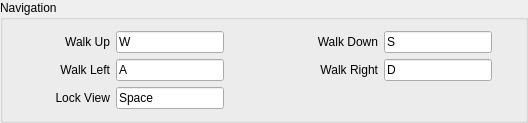
                 <widget class="QGroupBox" name="gBx_Navigation">
                  <property name="title">
                   <string>Navigation</string>
                  </property>
                  <layout class="QGridLayout" name="gridLayout_32">
                   <item row="4" column="7">
                    <widget class="QPushButton" name="Btn_WalkRight_Reset">
                     <property name="maximumSize">
                      <size>
                       <width>16</width>
                       <height>16</height>
                      </size>
                     </property>
                     <property name="text">
                      <string/>
                     </property>
                     <property name="icon">
                      <iconset resource="resources.qrc">
                       <normaloff>:/Images/Reset_Icon_16px</normaloff>:/Images/Reset_Icon_16px</iconset>
                     </property>
                     <property name="flat">
                      <bool>true</bool>
                     </property>
                    </widget>
                   </item>
                   <item row="3" column="7">
                    <widget class="QPushButton" name="Btn_WalkDown_Reset">
                     <property name="maximumSize">
                      <size>
                       <width>16</width>
                       <height>16</height>
                      </size>
                     </property>
                     <property name="text">
                      <string/>
                     </property>
                     <property name="icon">
                      <iconset resource="resources.qrc">
                       <normaloff>:/Images/Reset_Icon_16px</normaloff>:/Images/Reset_Icon_16px</iconset>
                     </property>
                     <property name="flat">
                      <bool>true</bool>
                     </property>
                    </widget>
                   </item>
                   <item row="3" column="3">
                    <widget class="QPushButton" name="Btn_WalkUp_Reset">
                     <property name="maximumSize">
                      <size>
                       <width>16</width>
                       <height>16</height>
                      </size>
                     </property>
                     <property name="text">
                      <string/>
                     </property>
                     <property name="icon">
                      <iconset resource="resources.qrc">
                       <normaloff>:/Images/Reset_Icon_16px</normaloff>:/Images/Reset_Icon_16px</iconset>
                     </property>
                     <property name="flat">
                      <bool>true</bool>
                     </property>
                    </widget>
                   </item>
                   <item row="3" column="6">
                    <widget class="QKeySequenceEdit" name="kSE_WalkDown">
                     <property name="maximumSize">
                      <size>
                       <width>128</width>
                       <height>16777215</height>
                      </size>
                     </property>
                     <property name="keySequence">
                      <string>S</string>
                     </property>
                    </widget>
                   </item>
                   <item row="5" column="0">
                    <spacer name="hSp_LockView">
                     <property name="orientation">
                      <enum>Qt::Horizontal</enum>
                     </property>
                     <property name="sizeType">
                      <enum>QSizePolicy::Expanding</enum>
                     </property>
                     <property name="sizeHint" stdset="0">
                      <size>
                       <width>15</width>
                       <height>20</height>
                      </size>
                     </property>
                    </spacer>
                   </item>
                   <item row="4" column="1">
                    <widget class="QLabel" name="lbl_WalkLeft">
                     <property name="text">
                      <string>Walk Left</string>
                     </property>
                     <property name="alignment">
                      <set>Qt::AlignRight|Qt::AlignTrailing|Qt::AlignVCenter</set>
                     </property>
                    </widget>
                   </item>
                   <item row="5" column="3">
                    <widget class="QPushButton" name="Btn_LockView_Reset">
                     <property name="maximumSize">
                      <size>
                       <width>16</width>
                       <height>16</height>
                      </size>
                     </property>
                     <property name="text">
                      <string/>
                     </property>
                     <property name="icon">
                      <iconset resource="resources.qrc">
                       <normaloff>:/Images/Reset_Icon_16px</normaloff>:/Images/Reset_Icon_16px</iconset>
                     </property>
                     <property name="flat">
                      <bool>true</bool>
                     </property>
                    </widget>
                   </item>
                   <item row="3" column="2">
                    <widget class="QKeySequenceEdit" name="kSE_WalkUp">
                     <property name="maximumSize">
                      <size>
                       <width>128</width>
                       <height>16777215</height>
                      </size>
                     </property>
                     <property name="keySequence">
                      <string>W</string>
                     </property>
                    </widget>
                   </item>
                   <item row="4" column="3">
                    <widget class="QPushButton" name="Btn_WalkLeft_Reset">
                     <property name="maximumSize">
                      <size>
                       <width>16</width>
                       <height>16</height>
                      </size>
                     </property>
                     <property name="text">
                      <string/>
                     </property>
                     <property name="icon">
                      <iconset resource="resources.qrc">
                       <normaloff>:/Images/Reset_Icon_16px</normaloff>:/Images/Reset_Icon_16px</iconset>
                     </property>
                     <property name="flat">
                      <bool>true</bool>
                     </property>
                    </widget>
                   </item>
                   <item row="3" column="1">
                    <widget class="QLabel" name="lbl_WalkUp">
                     <property name="minimumSize">
                      <size>
                       <width>81</width>
                       <height>0</height>
                      </size>
                     </property>
                     <property name="maximumSize">
                      <size>
                       <width>81</width>
                       <height>16777215</height>
                      </size>
                     </property>
                     <property name="text">
                      <string>Walk Up</string>
                     </property>
                     <property name="alignment">
                      <set>Qt::AlignRight|Qt::AlignTrailing|Qt::AlignVCenter</set>
                     </property>
                    </widget>
                   </item>
                   <item row="4" column="5">
                    <widget class="QLabel" name="lbl_WalkRight">
                     <property name="sizePolicy">
                      <sizepolicy hsizetype="Fixed" vsizetype="Preferred">
                       <horstretch>0</horstretch>
                       <verstretch>0</verstretch>
                      </sizepolicy>
                     </property>
                     <property name="minimumSize">
                      <size>
                       <width>111</width>
                       <height>0</height>
                      </size>
                     </property>
                     <property name="text">
                      <string>Walk Right</string>
                     </property>
                     <property name="alignment">
                      <set>Qt::AlignRight|Qt::AlignTrailing|Qt::AlignVCenter</set>
                     </property>
                    </widget>
                   </item>
                   <item row="3" column="0">
                    <spacer name="hSp_WalkUp">
                     <property name="orientation">
                      <enum>Qt::Horizontal</enum>
                     </property>
                     <property name="sizeType">
                      <enum>QSizePolicy::Expanding</enum>
                     </property>
                     <property name="sizeHint" stdset="0">
                      <size>
                       <width>15</width>
                       <height>20</height>
                      </size>
                     </property>
                    </spacer>
                   </item>
                   <item row="3" column="5">
                    <widget class="QLabel" name="lbl_WalkDown">
                     <property name="sizePolicy">
                      <sizepolicy hsizetype="Fixed" vsizetype="Preferred">
                       <horstretch>0</horstretch>
                       <verstretch>0</verstretch>
                      </sizepolicy>
                     </property>
                     <property name="minimumSize">
                      <size>
                       <width>111</width>
                       <height>0</height>
                      </size>
                     </property>
                     <property name="maximumSize">
                      <size>
                       <width>111</width>
                       <height>16777215</height>
                      </size>
                     </property>
                     <property name="text">
                      <string>Walk Down</string>
                     </property>
                     <property name="alignment">
                      <set>Qt::AlignRight|Qt::AlignTrailing|Qt::AlignVCenter</set>
                     </property>
                    </widget>
                   </item>
                   <item row="4" column="2">
                    <widget class="QKeySequenceEdit" name="kSE_WalkLeft">
                     <property name="maximumSize">
                      <size>
                       <width>128</width>
                       <height>16777215</height>
                      </size>
                     </property>
                     <property name="keySequence">
                      <string>A</string>
                     </property>
                    </widget>
                   </item>
                   <item row="5" column="1">
                    <widget class="QLabel" name="lbl_LockView">
                     <property name="text">
                      <string>Lock View</string>
                     </property>
                     <property name="alignment">
                      <set>Qt::AlignRight|Qt::AlignTrailing|Qt::AlignVCenter</set>
                     </property>
                    </widget>
                   </item>
                   <item row="4" column="6">
                    <widget class="QKeySequenceEdit" name="kSE_WalkRight">
                     <property name="sizePolicy">
                      <sizepolicy hsizetype="Expanding" vsizetype="Fixed">
                       <horstretch>0</horstretch>
                       <verstretch>0</verstretch>
                      </sizepolicy>
                     </property>
                     <property name="maximumSize">
                      <size>
                       <width>128</width>
                       <height>16777215</height>
                      </size>
                     </property>
                     <property name="keySequence">
                      <string>D</string>
                     </property>
                    </widget>
                   </item>
                   <item row="3" column="4">
                    <spacer name="hSp_WalkDown">
                     <property name="orientation">
                      <enum>Qt::Horizontal</enum>
                     </property>
                     <property name="sizeType">
                      <enum>QSizePolicy::Expanding</enum>
                     </property>
                     <property name="sizeHint" stdset="0">
                      <size>
                       <width>15</width>
                       <height>20</height>
                      </size>
                     </property>
                    </spacer>
                   </item>
                   <item row="4" column="4">
                    <spacer name="hSp_WalkRight">
                     <property name="orientation">
                      <enum>Qt::Horizontal</enum>
                     </property>
                     <property name="sizeType">
                      <enum>QSizePolicy::Expanding</enum>
                     </property>
                     <property name="sizeHint" stdset="0">
                      <size>
                       <width>15</width>
                       <height>20</height>
                      </size>
                     </property>
                    </spacer>
                   </item>
                   <item row="4" column="0">
                    <spacer name="hSp_WalkLeft">
                     <property name="orientation">
                      <enum>Qt::Horizontal</enum>
                     </property>
                     <property name="sizeType">
                      <enum>QSizePolicy::Expanding</enum>
                     </property>
                     <property name="sizeHint" stdset="0">
                      <size>
                       <width>15</width>
                       <height>20</height>
                      </size>
                     </property>
                    </spacer>
                   </item>
                   <item row="5" column="2">
                    <widget class="QKeySequenceEdit" name="kSE_LockView">
                     <property name="maximumSize">
                      <size>
                       <width>128</width>
                       <height>16777215</height>
                      </size>
                     </property>
                     <property name="keySequence">
                      <string>Space</string>
                     </property>
                    </widget>
                   </item>
                  </layout>
                 </widget>
